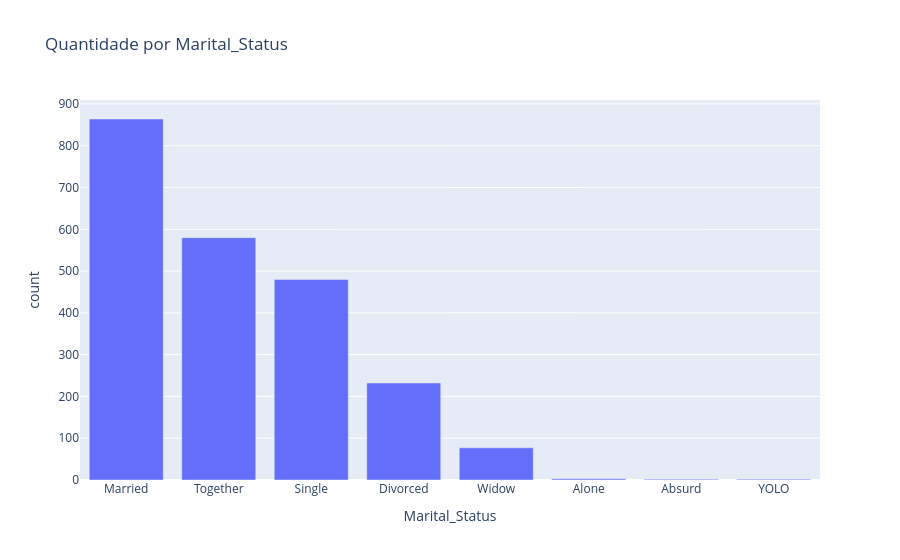

Notebook source saved alongside this figure:
### Markdown cell above
Observa-se no gráfico a concentração de indivíduos na categoria `Graduation` (50.31%), que corresponde a aproximadamente metade da base de dados. Seguida da categoria `PhD` (21.70%), à segunda categoria mais frequente e `Master` (16.52%) sendo a terceira categoria mais presente. Já as categorias `2n Cycle` (9.06%) e `Basic` (2.41%), apresentam participação reduzida, indicando que indivíduos com esses níveis de escolaridade são pouco representativos na base de dados.

### Code cell
fig = px.bar(df["Marital_Status"].value_counts().reset_index(), 
            x="Marital_Status", y="count", title="Quantidade por Marital_Status")

fig.show()

### Figure 1 — Plotly figure (JSON) as saved in the notebook; plotly's stock layout.template omitted (floating-point values rounded to 4 significant figures)
{"data": [{"hovertemplate": "Marital_Status=%{x}<br>count=%{y}<extra></extra>", "legendgroup": "", "marker": {"color": "#636efa", "pattern": {"shape": ""}}, "name": "", "orientation": "v", "showlegend": false, "textposition": "auto", "type": "bar", "x": ["Married", "Together", "Single", "Divorced", "Widow", "Alone", "Absurd", "YOLO"], "xaxis": "x", "y": [864, 580, 480, 232, 77, 3, 2, 2], "yaxis": "y"}], "layout": {"barmode": "relative", "legend": {"tracegroupgap": 0}, "title": {"text": "Quantidade por Marital_Status"}, "xaxis": {"anchor": "y", "domain": [0, 1], "title": {"text": "Marital_Status"}}, "yaxis": {"anchor": "x", "domain": [0, 1], "title": {"text": "count"}}}}
